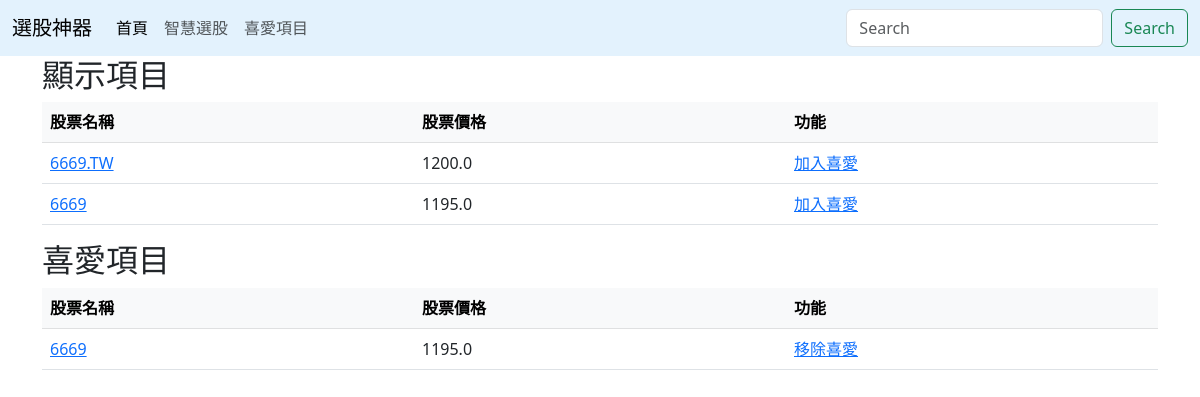
Page /home/ on the earlier database version.
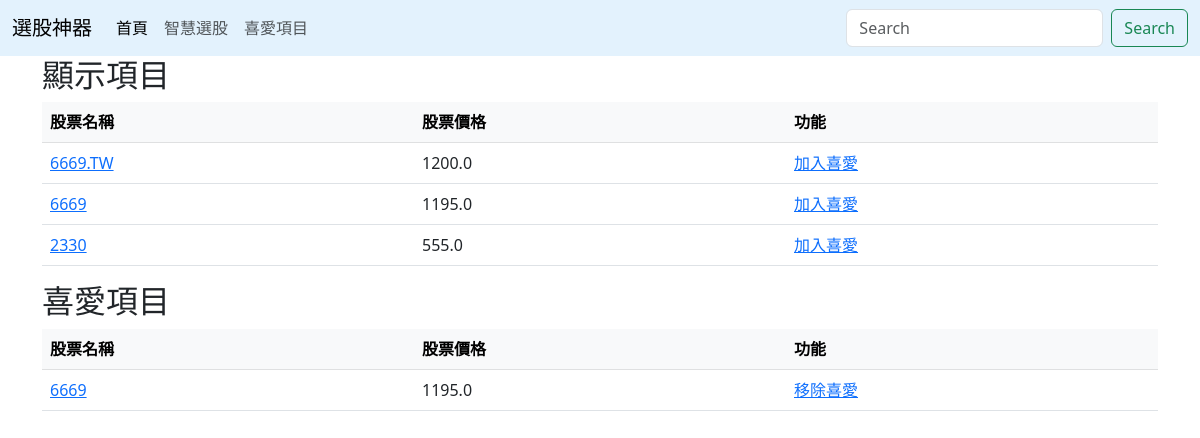
Same page on the later database version.
### home/models.py (models this page shows)
class Test(models.Model):
  num = models.CharField(max_length=255)
  cost = models.FloatField(max_length=255)

class Favorite(models.Model):
  num = models.CharField(max_length=255)
  cost = models.FloatField(max_length=255)

### home/views.py (the view)
# urls.py: 2. Add a URL to urlpatterns:  path('', views.home, name='home')
def home(request):
    tests = Test.objects.all().values()
    testf = Favorite.objects.all().values()
    template = loader.get_template('home.html')
    context = {
        'tests': tests,
        'testf': testf,
    }
    return HttpResponse(template.render(context, request))

### home/templates/home.html (shortened to what this page needs)
<!DOCTYPE html>
<html>
  <head>
    <link href="https://cdn.jsdelivr.net/npm/bootstrap@5.3.0-alpha3/dist/css/bootstrap.min.css" rel="stylesheet">
  </head>
  <body>
    <nav class="navbar navbar-expand-lg" style="background-color: #e3f2fd;">
        <div class="container-fluid">
          <a class="navbar-brand" href="/home">選股神器</a>
          <div class="collapse navbar-collapse" id="navbarSupportedContent">
            <ul class="navbar-nav me-auto mb-2 mb-lg-0">
              <li class="nav-item">
                <a class="nav-link active" aria-current="page" href="/home">首頁</a>
              </li>
              <li class="nav-item">
                <a class="nav-link" href="#">智慧選股</a>
              </li>
              <li class="nav-item">
                <a class="nav-link" href="#">喜愛項目</a>
              </li>
            </ul>
            <form action='/Search/'method="POST" class="d-flex" role="search">
              <input
                class="form-control me-2"
                type="text"
                name="num"
                placeholder="Search"
                aria-label="Search"
                />
              <button class="btn btn-outline-success" type="submit">Search</button>
            </form>
          </div>
        </div>
      </nav>
    <div class="container text-left">
      <h2>顯示項目</h2>
      <table class="table table-hover">
        <thead class="table-light">
          <tr>
            <th scope="col">股票名稱</th>
            <th scope="col">股票價格</th>
            <th scope="col">功能</th>
          </tr>
        </thead>
        <tbody>
          {% for x in tests%}
          <tr>
            <td scope="col"><a href="/stockInfo/{{ x.num }}">{{x.num}}</a></th>
            <td scope="col">{{x.cost}}</th>
            <td scope="col"><a href="add/{{ x.id }}">加入喜愛</a></th>
          </tr>
        {% endfor %}
        </tbody>
      </table>
      <table class="table table-hover">
        <thead class="table-light">
          <h2>喜愛項目</h2>
          <tr>
            <th scope="col">股票名稱</th>
            <th scope="col">股票價格</th>
            <th scope="col">功能</th>
          </tr>
        </thead>
        <tbody>
          {% for y in testf%}
          <tr>
            <td scope="col"><a href="/stockInfo/{{ y.num }}">{{y.num}}</a></th>
            <td scope="col">{{y.cost}}</th>
            <td scope="col"><a href="delete/{{ y.id }}">移除喜愛</a></th>
          </tr>
        {% endfor %}
        </tbody>
      </table>
    </div>
  </body>
</html>

Differences in the rows shown:
added Test: num "2330", cost "555.0"
